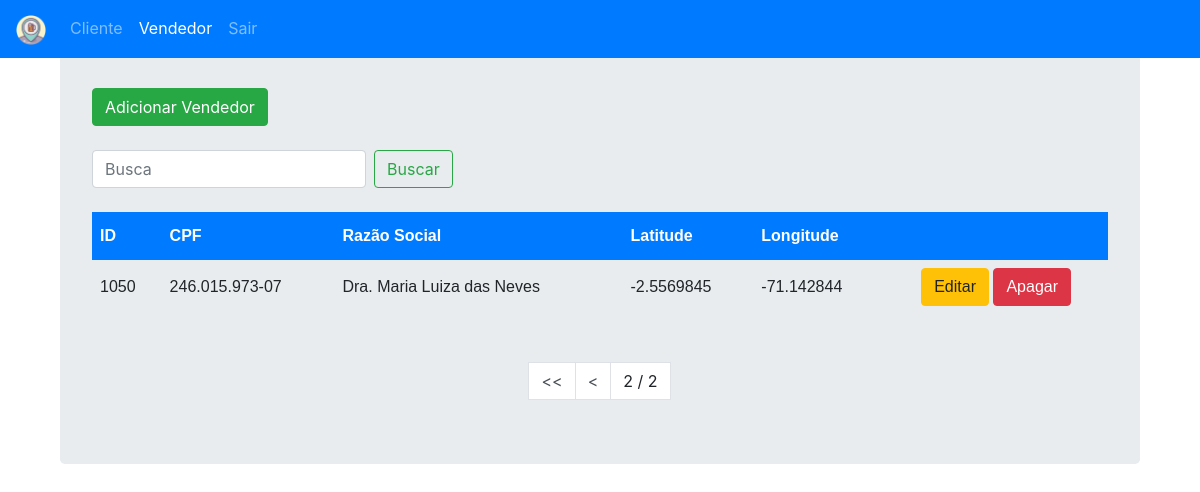
The page /cadastros/vendedor/?page=2 (signed in) on the database as committed earlier.
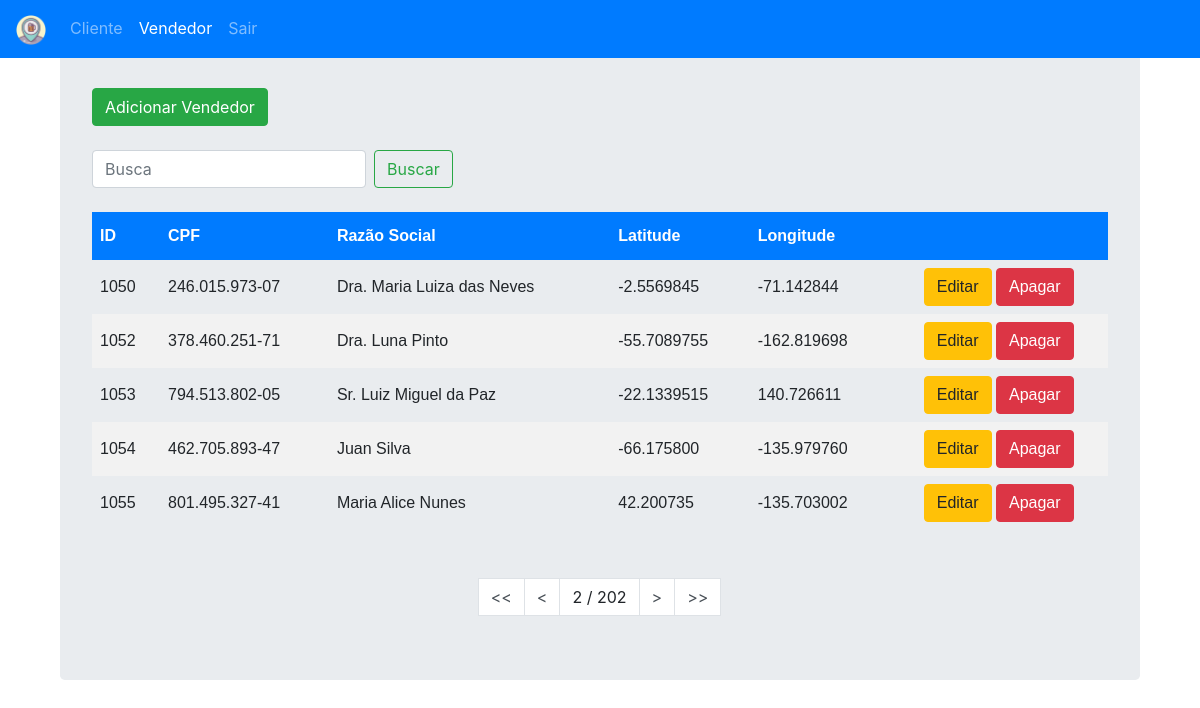
The same page on the database as committed later.
### cadastros/models.py (models this page shows)
class Vendedor(models.Model):
    cpf = models.CharField(max_length=18)
    razao_social = models.CharField(max_length=40)
    latitude = models.CharField(max_length=12)
    longitude = models.CharField(max_length=12)
    class Meta:
        db_table = 'Vendedores'

### cadastros/views.py (the view)
# urls.py: path('vendedor/', views.listaVendedor, name='lista-vendedor'),
@login_required
def listaVendedor(request):
    lista = Vendedor.objects.order_by('id')
    query = request.GET.get("q")
    if query:
        lista = lista.filter(
            Q(id__icontains=query) |
            Q(cpf__icontains=query) |
            Q(razao_social__icontains=query)
            ).distinct()
    paginator = Paginator(lista, 5) # Mostra 5 contatos por página
    try:
        page = int(request.GET.get('page', '1'))
    except ValueError:
        page = 1
    try:
        lista = paginator.page(page)
    except (EmptyPage, InvalidPage):
        lista = paginator.page(paginator.num_pages)
    return render(request, 'cadastros/lista_vendedor.html', {"lista":lista})

### templates/cadastros/lista_vendedor.html
{% extends "cadastros/base.html" %}
{% block body_block %}
{% include "cadastros/lista.html" with active_tab='vendedor' %}
{% endblock %}

### templates/cadastros/base.html (shortened to what this page needs)
<!DOCTYPE html>
{% load static %}
<html>
  <head>
    <link rel='stylesheet' type="text/css" href="{% static 'cadastros/css/my_style.css' %}">
    <link rel="stylesheet" href="https://stackpath.bootstrapcdn.com/bootstrap/4.1.3/css/bootstrap.min.css"
>
  </head>
  <body>
    {% with request.resolver_match.url_name as url_name %}
    <nav class="navbar navbar-expand-lg navbar-dark bg-primary fixed-top " >
      <div class="navbar-nav">
        <a class="navbar-brand" href="{% url 'index' %}"><img src="{% static 'cadastros/favicon.ico' %}" width="30" height="30" alt=""></a>
        {% if user.is_authenticated %}
        <a class="nav-item nav-link {% if url_name == 'lista-cliente' %} active {% endif %}"    href="{% url 'cadastros:lista-cliente' %}"> Cliente </a>
        <a class="nav-item nav-link {% if url_name == 'lista-vendedor' %} active {% endif %}"   href="{% url 'cadastros:lista-vendedor' %}"> Vendedor </a>
        <a class="nav-item nav-link " href="{% url 'logout' %}">Sair</a>
        {% else %}
        <a class="nav-item nav-link {% if active_tab == 'login' %} active {% endif %}"     href="{% url 'login' %}">Entrar</a>
        {% endif %}
      </div>
    </nav>
    {% endwith %}
    <div class="container">
    {% block body_block %}
    {% endblock %}
    </div>
  </body>
</html>

### templates/cadastros/lista.html (shortened to what this page needs)
<body>
    <div class="container">
      <div class="jumbotron">
          {% if active_tab == 'cliente' %}
          <div align="left">
            <a href="{% url 'cadastros:adicionar-cliente' %}">
                <br><button type="button" class="btn btn-success">Adicionar Cliente</button><br><br>
            </a>
          </div>
          {% else %}
          <div align="left">
            <a href="{% url 'cadastros:adicionar-vendedor' %}">
                <br><button type="button" class="btn btn-success">Adicionar Vendedor</button><br><br>
            </a>
          </div>
          {% endif %}
          <div align="right">
              <form class="form-inline my-2 my-lg-0" >
                <input class="form-control mr-sm-2" name="q" type="search" placeholder="Busca" aria-label="Search" value='{{request.GET.q}}'>
                <button class="btn btn-outline-success my-2 my-sm-0" type="submit">Buscar</button>
              </form>
          </div>
          <br>
          <div class="tabela">
          {% if lista %}
              <table>
                <thead>
                  <th>ID</th>
                  {% if active_tab == 'cliente' %}
                  <th>CNPJ</th>
                  {% else %}
                  <th>CPF</th>
                  {% endif %}
                  <th>Razão Social</th>
                  <th>Latitude</th>
                  <th>Longitude</th>
                  <th> </th>
                </thead>
                {% for acc in lista %}
                  <tr>
                    <td>{{ acc.id }} </td>
                    {% if active_tab == 'cliente' %}
                    <td>{{ acc.cnpj }}</td>
                    {% else %}
                    <td>{{ acc.cpf }}</td>
                    {% endif %}
                    <td>{{ acc.razao_social }}</td>
                    <td>{{ acc.latitude }}</td>
                    <td>{{ acc.longitude }}</td>
                    <td>
                        <div align="center">
                            <a href="editar/{{ acc.id }}"><button type="button" class="btn btn-warning">Editar</button></a>
                            <a href="apagar/{{ acc.id }}"><button type="button" class="btn btn-danger">Apagar</button></a>
                        </div>
                    </td>
                  </tr>
                {% endfor %}
            </table>
            <br><br>
            <div class="pagination justify-content-center">
                <a class="step-links">
                    {% if lista.has_previous %}
                        <a class="page-link"  href="?page=1{% if request.GET.q %}&q={{request.GET.q}} {% endif %}" ><< </a>
                        <a class="page-link"  href="?page={{ lista.previous_page_number }}{% if request.GET.q %}&q={{request.GET.q}} {% endif %}" >< </a>
                    {% endif %}
                    {% if lista.paginator.num_pages != 1 %}
                    <a class="page-link active">{{ lista.number}} / {{lista.paginator.num_pages}}</a>
                    {% endif %}
                    {% if lista.has_next %}
                        <a class="page-link"  href="?page={{ lista.next_page_number }}{% if request.GET.q %}&q={{request.GET.q}} {% endif %}">></a>
                        <a class="page-link"  href="?page={{ lista.paginator.num_pages }}{% if request.GET.q %}&q={{request.GET.q}} {% endif %}" >>> </a>
                    {% endif %}
            </div>
          {% else %}
            <p>Não existem registros.</p>
          {% endif %}
        </div>
      </div>
    </div>
</body>

### static/cadastros/css/my_style.css (style rules this page uses)
table { font-family: "Trebuchet MS", Arial, Helvetica, sans-serif; border-collapse: collapse; width: 100%; }
th, td { padding: 8px; }
th { padding-top: 12px; padding-bottom: 12px; text-align: left; padding-top: 12px; padding-bottom: 12px; text-align: left; background-color: #007bff; color: white; }
tr:nth-child(even) { background-color: #f2f2f2; }
a:link { color: #495057; }

Rows that differ between the two databases and show on the page:
added Vendedor: id "1052", cpf "378.460.251-71", razao_social "Dra. Luna Pinto", latitude "-55.7089755", longitude "-162.819698"
added Vendedor: id "1053", cpf "794.513.802-05", razao_social "Sr. Luiz Miguel da Paz", latitude "-22.1339515", longitude "140.726611"
added Vendedor: id "1054", cpf "462.705.893-47", razao_social "Juan Silva", latitude "-66.175800", longitude "-135.979760"
added Vendedor: id "1055", cpf "801.495.327-41", razao_social "Maria Alice Nunes", latitude "42.200735", longitude "-135.703002"
Other text that changed with them:
{{ lista.paginator.num_pages }}: "2" → "202"
